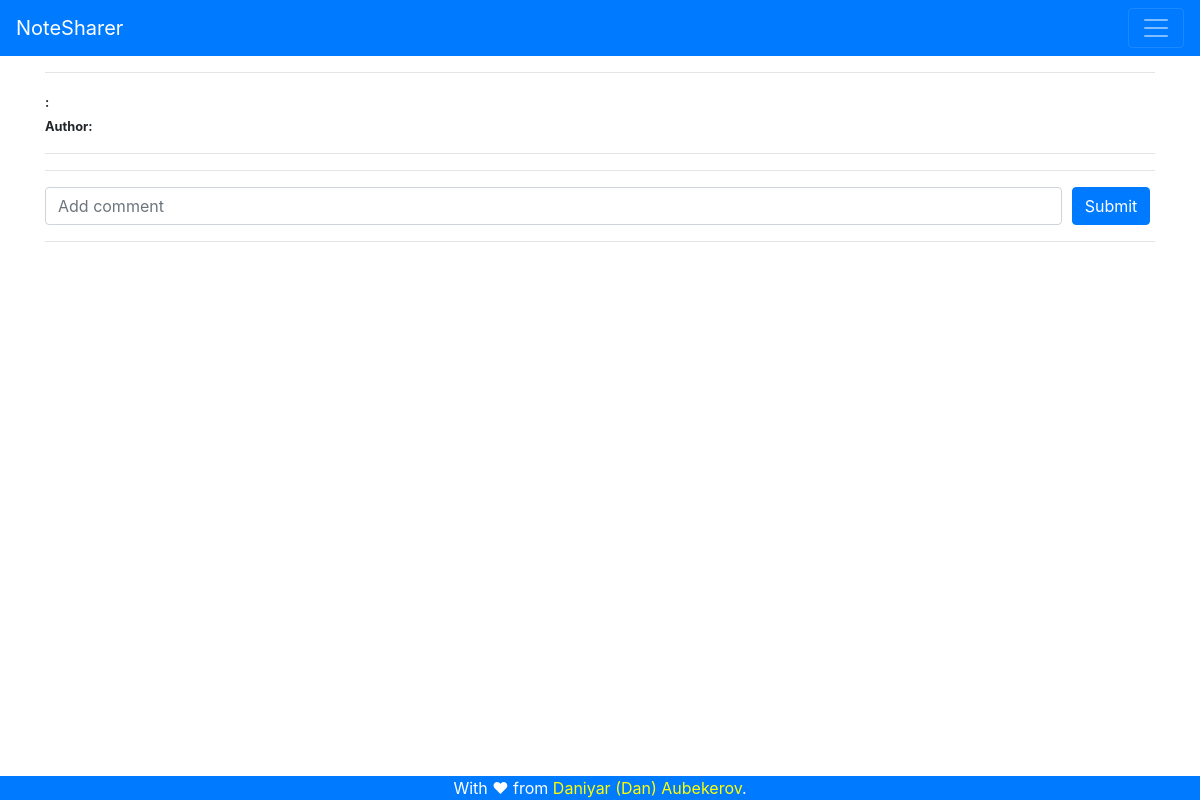
/notes/7 (signed in), run on an earlier commit of the app's database.
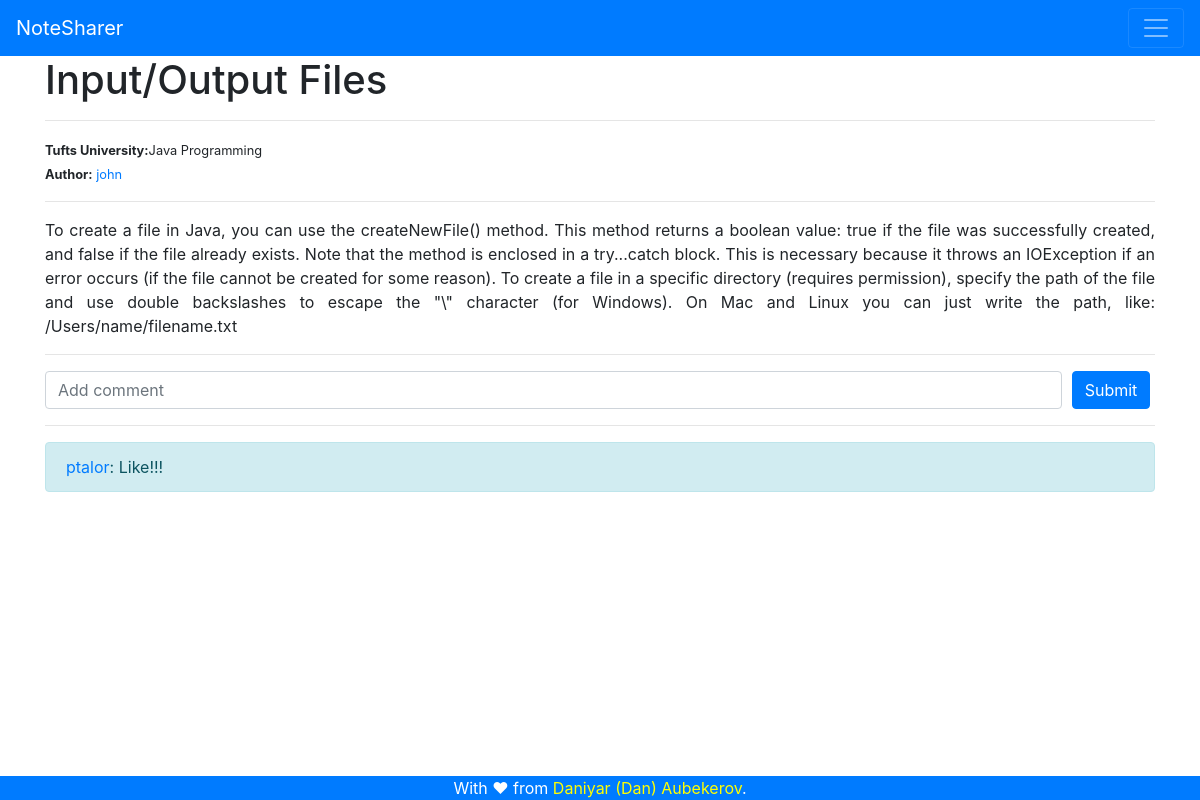
And on a later commit of the database.
### tables this page shows
CREATE TABLE Notes (
    'noteID' INTEGER NOT NULL PRIMARY KEY,
    'content' TEXT(50000),
    'author' INTEGER, 'university' VARCHAR(300), 'class' VARCHAR(300), 'lectureName' VARCHAR(300),
    FOREIGN KEY('author') REFERENCES accounts(id)
);

CREATE TABLE 'accounts' (
'id' INTEGER PRIMARY KEY,
'login' VARCHAR(255),
'password' VARCHAR(255),
'name' VARCHAR(255)
, 'university' VARCHAR(255), 'github' VARCHAR(255));

CREATE TABLE Comments (
    'commentID' INTEGER NOT NULL PRIMARY KEY,
    'content' VARCHAR(300),
    'author' INTEGER,
    'note' INTEGER,
    FOREIGN KEY('author') REFERENCES accounts(id),
    FOREIGN KEY('note') REFERENCES notes(noteID)
);

### app.py (the view)
@app.route('/notes/<id>', methods = ['POST', 'GET'])
def note(id):
    if (not session['user']):
        return render_template('404.html', error = 'You are not loged in to view this page')
    context = dict()
    db_connection = sqlite3.connect('database.db')
    if (request.method == 'POST'):
        comment = request.form.get('comment')
        cursor = db_connection.cursor()
        cursor.execute('INSERT INTO comments (content, author, note) VALUES (?,?,?);', (comment, session['user']['id'], id))
        db_connection.commit()
        cursor.close()
    cursor = db_connection.cursor()
    cursor.execute('SELECT notes.content,  notes.university, notes.class, notes.lectureName, accounts.login, notes.noteID FROM notes INNER JOIN accounts ON notes.author = accounts.id WHERE notes.noteID = ? ', [id])
    note = cursor.fetchone()
    context['note'] = note
    cursor.execute('SELECT comments.content, accounts.login FROM comments INNER JOIN accounts ON comments.author=accounts.id WHERE comments.note=?;', [id])
    comments = cursor.fetchall()
    context['comments'] = comments
    return render_template('note.html', context = context)

### templates/note.html (shortened to what this page needs)
{% extends 'base.html' %}
{% block body %}
    <div class="container">
        <div class="well">
            <div class="row">
                <div class="col-md-12">
                    <div class="">
                        <h1  class="hidden-xs hidden-sm">{{context['note'][3]}}</h1>
                        <hr>
                        <small><strong>{{context['note'][1]}}:</strong>{{context['note'][2]}}</small><br>
                        <small><strong>Author:</strong> <a href = "{{url_for('user', login = context['note'][4])}}">{{context['note'][4]}}</a></small>
                        <hr>
                        <p class="text-justify">{{context['note'][0] | safe }}</p></div>
                        <hr>
                </div>
            </div>
        </div>
        <form method = "post"  id = "comment">
            <div class="form-row">
                <div class="col-11">
                    <input type="text" id = "comment" name = "comment" class="form-control" placeholder="Add comment">
                </div>
                <div class="col-1">
                    <input type = "submit" class = "btn btn-primary" value = "Submit" />
                </div>
            </div>
        </form>
        <hr>
        {% for comment in context['comments'] %}
            <div class="alert alert-info" role="alert">
                <a href = "{{url_for('user', login = comment[1])}}">{{comment[1]}}</a>: {{comment[0]}}
            </div>
        {% endfor %}
    </div>
{% endblock %}

What changed in the data, as far as the page shows it:
added Notes: lectureName "Input/Output Files", university "Tufts University", class "Java Programming", content "To create a file in Java, you can use the createNewFile() method. This method returns a boolean value: true if the file was successfully created, and false if the file already exists. Note that the method is enclosed in a try...catch block. This is necessary because it throws an IOException if an error occurs (if the file cannot be created for some reason). To create a file in a specific directory (requires permission), specify the path of the file and use double backslashes to escape the \"\\\" character (for Windows). On Mac and Linux you can just write the path, like: /Users/name/filename.txt"
now on this page (row edited): accounts: login "john"
changed accounts: login "login" → "john" (drawn)
added Comments: login "ptalor", content "Like!!!"
